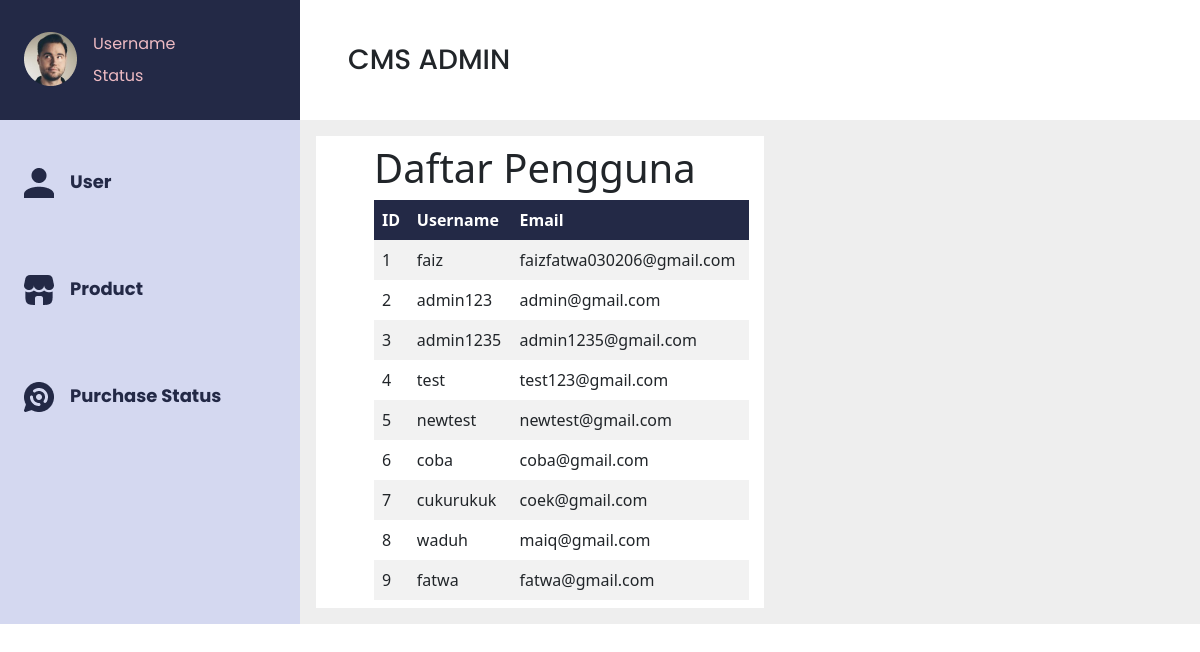
Screenshot of /admin_user with the database file from the repository.
### models/user.py (models this page shows, shortened)
class User(db.Model, UserMixin):
    id_user = db.Column(db.Integer, primary_key=True)
    username = db.Column(db.String(20), nullable=False, unique=True)
    email = db.Column(db.String(120), nullable=False, unique=True)
    password = db.Column(db.String(80), nullable=False)
    fullname = db.Column(db.String(60), nullable=True, unique=False)
    gender = db.Column(db.CHAR(1), nullable=True, unique=False)
    telephone = db.Column(db.Integer, nullable=True, unique=False)
    address = db.Column(db.String(60), nullable=True, unique=False)

### app.py (the view)
@app.route("/admin_user")
def admin_user():
    users = User.query.all()
    return render_template("admin_user.html", users=users)

### templates/admin_user.html (shortened to what this page needs)
<!DOCTYPE html>
<html lang="en">
<head>
    <link rel="stylesheet" type="text/css" href="{{ url_for('static', filename='css/crud_admin.css') }}">
    <link href="https://cdn.jsdelivr.net/npm/bootstrap@5.3.2/dist/css/bootstrap.min.css" rel="stylesheet"
>
</head>
<body>
    <div class="d-flex bd-highlight">
        <div class="d-flex flex-column bd-highlight justify-content-center" style="flex: 0 0 25%;">
            <div class="py-4 px-3 d-flex flex-row bd-highlight" style="background-color: #232946;">
                <div class="p-2 bd-highlight"><img src="../static/asset/Ellipse 9.png"></div>
                <div class="p-1 bd-highlight">
                    <div class="d-flex flex-column bd-highlight">
                        <div class="p-1 bd-highlight">Username</div>
                        <div class="p-1 bd-highlight">Status</div>
                    </div>
                </div>
            </div>
        </div>
        <div class="bd-highlight d-flex align-items-center ms-5 mt-3" style="flex: 0 0 70%;">
            <p class="fs-3" style="font-family: 'Poppins', sans-serif; font-weight: 500;">CMS ADMIN</p>
        </div>
    </div>
    <div class="d-flex bd-highlight">
        <div class="d-flex flex-column bd-highlight p-3" style="flex: 0 0 25%; background-color: #D4D8F0;">
            <div class="d-flex flex-row bd-highlight py-4">
                <div class="p-2 bd-highlight"><img src="../static/asset/Vector (3).png" alt=""></div>
                <div class="p-2 bd-highlight"> <a href="{{ url_for('admin_user') }}">
                        <p class="fw-bold">User</p>
                    </a></div>
            </div>
            <div class="d-flex flex-row bd-highlight py-4">
                <div class="p-2 bd-highlight"><img src="../static/asset/Vector (1).png" alt=""></div>
                <div class="p-2 bd-highlight"> <a href="{{ url_for('admin_crud') }}">
                        <p class="fw-bold">Product</p>
                    </a></div>
            </div>
            <div class="d-flex flex-row bd-highlight py-4">
                <div class="p-2 bd-highlight"><img src="../static/asset/Vector (2).png" alt=""></div>
                <div class="p-2 bd-highlight"> <a href="{{ url_for('admin_status') }}">
                        <p class="fw-bold">Purchase Status</p>
                    </a></div>
            </div>
        </div>
        <div class="bd-highlight d-flex p-3" style="flex: 0 0 75%; background-color: #eeeeee;">
            <div class="d-flex flex-column bd-highlight" style="background-color: white;">
                <div class="p-2 bd-highlight me-3">
                    <h1>Daftar Pengguna</h1>
                    <table>
                        <tr>
                            <th>ID</th>
                            <th>Username</th>
                            <th>Email</th>
                        </tr>
                        {% for user in users %}
                        <tr>
                            <td>{{ user.id_user }}</td>
                            <td>{{ user.username }}</td>
                            <td>{{ user.email }}</td>
                        </tr>
                        {% endfor %}
                    </table>
                </div>
            </div>
        </div>
    </div>
</body>
</html>

### static/css/crud_admin.css (style rules this page uses)
* { padding: 0; margin: 0; }
h1 { margin-left: 50px; }
a { color: white; font-size: 30px; text-decoration: none; }
table { margin-left: 50px; border-collapse: collapse; width: 90%; }
th, td { border: 1px solid #dee2e6; padding: 8px; }
th { background-color: #232946; color: #fff; font-weight: bold; }
tr:nth-child(even) { background-color: #f2f2f2; }
tr:nth-child(odd) { background-color: #fff; }

### templates/admin_user.html (style rules this page uses)
.p-1.bd-highlight { font-family: 'Poppins', sans-serif; color: #EEBBC3; font-size: medium; }
p.fw-bold { font-family: 'Poppins', sans-serif; color: #232946; font-weight: bold; font-size: large; }
a { text-decoration: none; }

### rows the page displays
User: id_user "1", username "faiz", email "faizfatwa030206@gmail.com"
User: id_user "2", username "admin123", email "admin@gmail.com"
User: id_user "3", username "admin1235", email "admin1235@gmail.com"
User: id_user "4", username "test", email "test123@gmail.com"
User: id_user "5", username "newtest", email "newtest@gmail.com"
User: id_user "6", username "coba", email "coba@gmail.com"
User: id_user "7", username "cukurukuk", email "coek@gmail.com"
User: id_user "8", username "waduh", email "maiq@gmail.com"
User: id_user "9", username "fatwa", email "fatwa@gmail.com"
